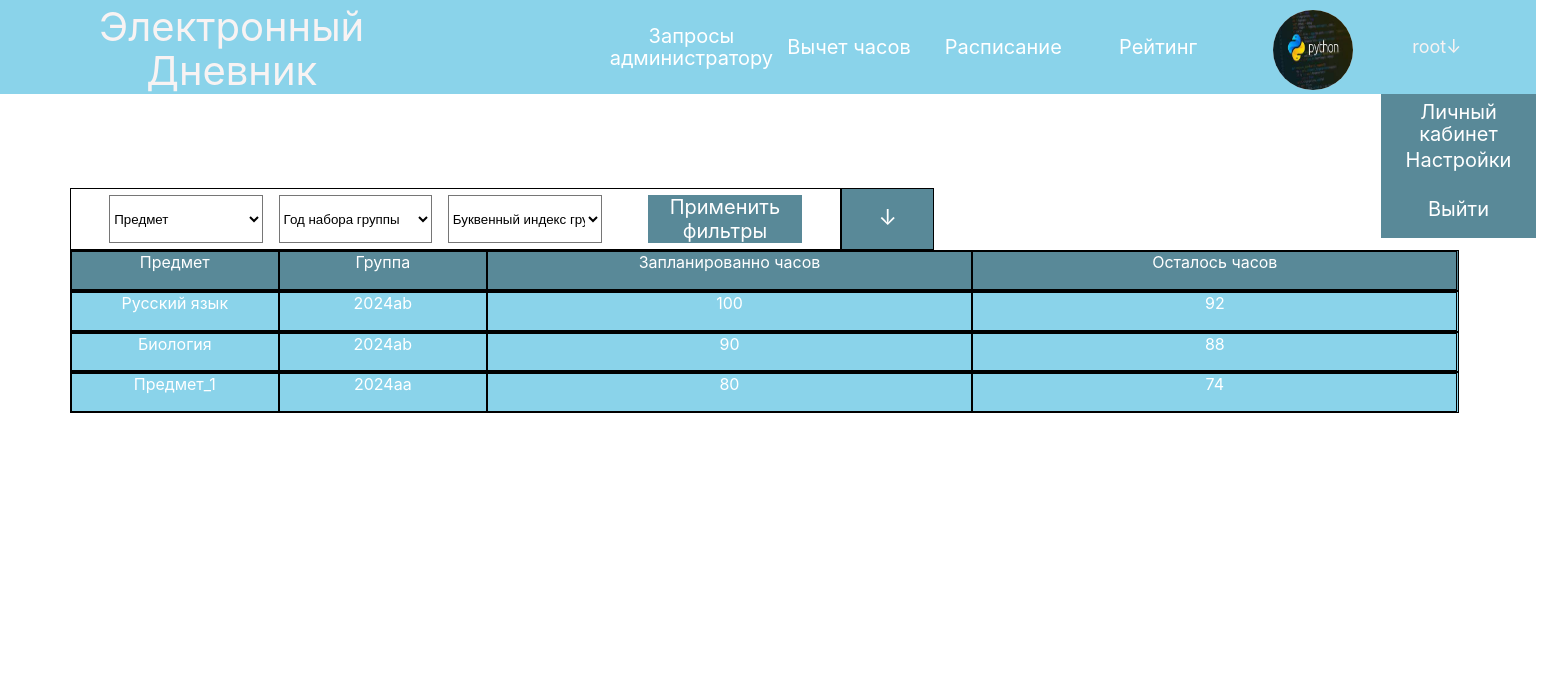
/hours_plan/ (signed in), run on the app's committed database.
### main/models.py (models this page shows, shortened)
class Profile(models.Model):
    user = models.ForeignKey(User, on_delete=models.CASCADE, verbose_name='Пользователь')
    slug = models.SlugField(verbose_name='Ссылка на профиль')
    avatar = models.ImageField(verbose_name='Аватар', upload_to='uploads/avatars/', blank=True)
    class Meta:
        verbose_name = 'Профиль'
        verbose_name_plural = 'Профили'

class Subject(models.Model):
    subject_name = models.TextField(verbose_name='Название предмета')
    class Meta:
        verbose_name = 'Предмет'
        verbose_name_plural = 'Предметы'

### main/views.py (the view)
# urls.py: path('hours_plan/', hours_plan_view, name='hours_plan'),
def hours_plan_view(request: HttpRequest):
    if not request.user.is_authenticated:
        raise Http404
    teacher = Teacher.objects.filter(user=request.user)
    if not request.user.is_superuser and len(teacher) == 0:
        raise Http404
    is_teacher = True
    if request.GET.get('get_current_table', None) is not None:
        with open(request.user.username + "_Hours_Plan.xlsx", "rb") as excel:
            data = excel.read()
            response = HttpResponse(data, content_type='application/ms-excel')
            response['Content-Disposition'] = 'attachment; filename="hours_plan.xlsx"'
            return response
    subject_name = request.GET.get('subject', None)
    group_year_of_study = request.GET.get('group_year_of_study', None)
    group_letter = request.GET.get('group_letter', None)
    if subject_name == "Предмет":
        subject_name = None
    if group_letter == "Буквенный индекс группы":
        group_letter = None
    if group_year_of_study == "Год набора группы":
        group_year_of_study = None
    group = None
    subject = None
    if subject_name is not None:
        subjects = Subject.objects.filter(subject_name=subject_name)
        if len(subjects) != 0:
            subject = subjects[0]
    if group_letter is not None and group_year_of_study is not None:
        groups = Group.objects.filter(year_of_study=int(group_year_of_study), group_letter=group_letter)
        if len(groups) != 0:
            group = groups[0]
    hours_plans = HoursPlan.objects.all()
    if group is not None:
        hours_plans = hours_plans.filter(group=group)
    if subject is not None:
        hours_plans = hours_plans.filter(subject=subject)
    result_array = []
    for hour_plan in hours_plans:
        if len(teacher) != 0:
            lessons_count = Lesson.objects.filter(group=hour_plan.group, subject=hour_plan.subject,
                                                  date__lt=date.today(), teacher=teacher[0])
            if len(Lesson.objects.filter(group=hour_plan.group, subject=hour_plan.subject, teacher=teacher[0])) == 0:
                continue
        else:
            lessons_count = Lesson.objects.filter(group=hour_plan.group, subject=hour_plan.subject,
                                                  date__lt=date.today())
        remainder_hours = hour_plan.hours - 2 * len(lessons_count)
        result_array.append({'subject': hour_plan.subject.subject_name,
                             'group': str(hour_plan.group.year_of_study) + hour_plan.group.group_letter,
                             'remainder': remainder_hours, 'planned': hour_plan.hours})
    profile = Profile.objects.filter(user=request.user)
    if len(profile) == 0:
        raise Http404
    profile = profile[0]
    all_groups = Group.objects.all()
    all_subjects = Subject.objects.all()
    all_groups_years = [group.year_of_study for group in all_groups]
    all_groups_letters = [group.group_letter for group in all_groups]
    all_subjects_names = [subject.subject_name for subject in all_subjects]
    workbook = xlsxwriter.Workbook(request.user.username + '_Hours_Plan.xlsx')
    worksheet = workbook.add_worksheet()
    row = 0
    col = 0
    worksheet.write(row, col, 'Предмет')
    worksheet.write(row, col + 1, 'Группа')
    worksheet.write(row, col + 2, 'Запланированно часов')
    worksheet.write(row, col + 3, 'Осталось часов')
    row += 1
    for result in result_array:
        worksheet.write(row, col, result['subject'])
        worksheet.write(row, col + 1, result['group'])
        worksheet.write(row, col + 2, result['planned'])
        worksheet.write(row, col + 3, result['remainder'])
        row += 1
    workbook.close()
    context = {'result_array': result_array, 'my_profile': profile,
               'all_subjects_names': all_subjects_names, 'all_groups_letters': all_groups_letters,
               'all_groups_years': all_groups_years, 'is_teacher': is_teacher}
    return render(request, 'main/hours_plan.html', context=context)

### main/templates/main/hours_plan.html (shortened to what this page needs)
{% extends "header_auth.html" %}
{% block body_main_block %}
<div class="body_main_block">
    <div class="filter_hours_plan_block">
        <form method="GET" action="{% url 'main:hours_plan' %}" id="filter_hours_form">
            <select class="input_subject_name" name="subject">
                <option value="Предмет" selected>Предмет</option>
            </select>
            <select class="input_group_year_of_study" name="group_year_of_study">
                <option value="Год набора группы" selected>Год набора группы</option>
            </select>
            <select name="group_letter" class="input_group_letter">
                <option value="Буквенный индекс группы" selected>Буквенный индекс группы</option>
            </select>
            <div class="filters_accept_hours_plan" onclick="document.getElementById('filter_hours_form').submit();">
                Применить фильтры
            </div>
        </form>
    </div>
    <a href="{% url 'main:hours_plan' %}?get_current_table=True">
    <div class="download_file_block">
        <div class="download_simbol">
            ↓
        </div>
    </div>
    </a>
    <div class="admin_table_block" id="admin_table_block">
        <div class="admin_table_row_header">
            <div class="hour_table_subject_cell">
                Предмет
            </div>
            <div class="hour_table_group_cell">
                Группа
            </div>
            <div class="hour_table_hours_planned_cell">
                Запланированно часов
            </div>
            <div class="hour_table_remain_cell">
                Осталось часов
            </div>
        </div>
        {% for result in result_array %}
        <div class="admin_table_row">
            <div class="hour_table_subject_cell">
                {{result.subject}}
            </div>
            <div class="hour_table_group_cell">
                {{result.group}}
            </div>
            <div class="hour_table_hours_planned_cell">
                {{result.planned}}
            </div>
            <div class="hour_table_remain_cell">
                {{result.remainder}}
            </div>
        </div>
        {% endfor %}
    </div>
</div>
{% endblock %}

### templates/header_auth.html (shortened to what this page needs)
{% load static %}
<html>
<head>
	<link rel="stylesheet" href="{% static 'css/styles.css' %}">
</head>
<body>
	<div class="main">
{% if user.is_authenticated %}
		<div class="header_block">
			<a href="{% url 'main:index' %}">
			<div class="banner_header_block">
				<div class="banner_header_font">Электронный Дневник</div>
			</div>
			</a>
			{% if user.is_superuser %}
			<a href="{% url 'main:admin_requests' %}">
			<div class="admin_requests_header">
				<div class="admin_header_font">
					Запросы администратору
				</div>
			</div>
			</a>
			{% endif %}
			{% if is_teacher %}
			<a href="{% url 'main:hours_plan' %}">
			<div class="marks_header_button">
				<div class="marks_header_font">
					Вычет часов
				</div>
			</div>
			</a>
			{% endif %}
			<a href="{% url 'main:lessons_plan' %}">
			<div class="scheduler_header_button">
				<div class="scheduler_header_font">
					Расписание
				</div>
			</div>
			</a>
			<a href="{% url 'main:raiting' %}">
			<div class="raiting_header_button">
				<div class="raiting_header_font">
					Рейтинг
				</div>
			</div>
			</a>
			<div class="avatar_header_block">
				{% if my_profile.avatar.url %}
					<img src="{{ my_profile.avatar.url}}" width="100%" height="100%" class="image_round" alt="Нет аватара">
				{% endif %}
			</div>
			<div class="profile_header_block">
				<div class="profile_header_font" id="profile_header">
					{{user.username}}↓
				</div>
			</div>
		</div>
		<div class="menu_header_block">
			<a href="{% url 'main:profile' my_profile.slug %}">
			<div class="profile_menu_header_block">
				<div class="exit_menu_header_font">
					Личный кабинет
				</div>
			</div>
			</a>
			<a href="{% url 'main:settings' %}">
			<div class="settings_menu_header_block" onclick="document.getElementById('logout_form').submit();">
				<div class="exit_menu_header_font">
					Настройки
				</div>
			</div>
			</a>
			<form method="POST" action="{% url 'main:logout' %}" id="logout_form">
			<div class="exit_menu_header_block" onclick="document.getElementById('logout_form').submit();">
				<div class="exit_menu_header_font">
					Выйти
				</div>
			</div>
			</form>
		</div>
	{% endif %}
	{% block body_main_block %}
	{% endblock %}
	</div>
</body>
</html>

### data on the page
Profile: avatar (picture)
Subject: subject "Русский язык"
Subject: subject "Биология"
Subject: subject "Предмет_1"

### other printed values
{{ user.username }} "root"
{{ result.group }} "2024ab" "2024ab" "2024аа"
{{ result.planned }} "100" "90" "80"
{{ result.remainder }} "92" "88" "74"
